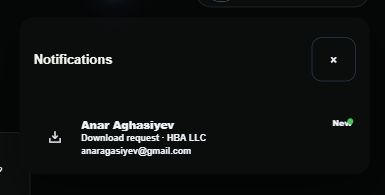
#> input picture design-qa-notification-cards.png, 385 x 195 px
$ python -i make-transparent-brand-assets.py   (imports and definitions only)
#> lines starting #> are read from the running program, lines starting #| are printed output that depends on the picture
from pathlib import Path

import numpy as np
from PIL import Image, ImageFilter


ROOT = Path(__file__).resolve().parents[1]
BRAND_DIR = ROOT / "assets" / "branding"


def remove_dark_matte(source: Path, destination: Path, light_mode=False) -> None:
#> called with source = '../design-qa-notification-cards.png', destination = 'out.png', light_mode = False
    image = Image.open(source).convert("RGB")
#> image is the input picture: PIL image 385x195 RGB; mean R, G, B 14.9, 17.1, 16.3
    rgb = np.asarray(image, dtype=np.float32)
    edge = np.median(rgb[:, -18:, :], axis=1)
#> edge = 195 rows, first 8: [5, 7, 6], [5, 7, 6], [5, 7, 6], [5, 7, 6], [5, 7, 6], [5, 7, 6], [5, 7, 6], [5, 7, 6]
    kernel = np.ones(31, dtype=np.float32) / 31.0
    padded = np.pad(edge, ((15, 15), (0, 0)), mode="edge")
#> padded = 225 rows, first 8: [5, 7, 6], [5, 7, 6], [5, 7, 6], [5, 7, 6], [5, 7, 6], [5, 7, 6], [5, 7, 6], [5, 7, 6]
    smooth_edge = np.column_stack(
        [np.convolve(padded[:, channel], kernel, mode="valid") for channel in range(3)]
    )
#> smooth_edge has the same summary as edge
    matte = smooth_edge[:, None, :]
#> matte has the same summary as edge
    delta = np.clip(rgb - matte, 0.0, 255.0)
    strength = delta.max(axis=2)

    # The supplied logo is rendered over a near-black/navy matte. Estimate
    # that matte row-by-row, build a feathered alpha channel from the visible
    # logo energy, then un-premultiply the edges for a clean transparent asset.
    t = np.clip((strength - 5.0) / 65.0, 0.0, 1.0)
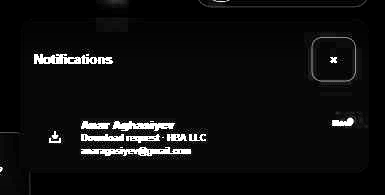
#> t: shape (195, 385) float32; min 0, max 1, mean 0.0585
    alpha = t * t * (3.0 - 2.0 * t)
    alpha[alpha < 0.025] = 0.0

    safe_alpha = np.maximum(alpha[..., None], 0.12)
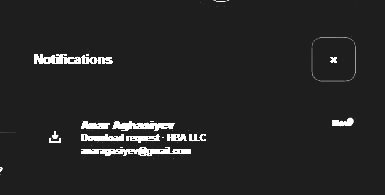
#> safe_alpha: shape (195, 385, 1) float32; min 0.12, max 1, mean 0.15
    foreground = np.clip(delta / safe_alpha, 0.0, 255.0)
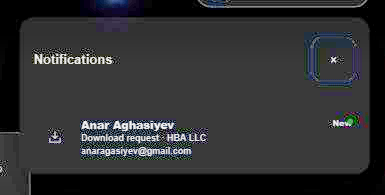
#> foreground: shape (195, 385, 3) float32; mean R, G, B 47.2, 48, 49.5
    foreground[alpha == 0.0] = 0.0
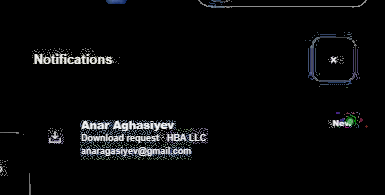
#> foreground: shape (195, 385, 3) float32; mean R, G, B 8.6, 9, 9.5
    if light_mode:
        peak = rgb.max(axis=2)
        spread = rgb.max(axis=2) - rgb.min(axis=2)
        neutral = (spread < 52.0) & (peak > 78.0) & (alpha > 0.08)
        yy, xx = np.indices(peak.shape)

        # Keep the source highlights inside the illustrated mark. Only the
        # neutral ATS lettering, divider, subtitle and TM become graphite on
        # the light canvas; RS keeps its supplied blue gradient.
        text_region = (
            ((xx >= 410) & (xx <= 815) & (yy >= 62) & (yy <= 248))
            | ((xx >= 400) & (xx <= 435) & (yy >= 72) & (yy <= 325))
            | ((xx >= 430) & (yy >= 245) & (yy <= 350))
            | ((xx >= 1040) & (yy >= 62) & (yy <= 130))
        )
        graphite = np.asarray((8, 13, 21), dtype=np.float32)
        foreground[neutral & text_region] = graphite

        # Preserve the supplied blue/cyan artwork and restore its glossy
        # highlights after matte removal without tinting the black lettering.
        coloured = (spread >= 52.0) & (alpha > 0.08)
        enhanced = np.clip(foreground * 1.13, 0.0, 255.0)
        highlight = (np.clip((peak - 150.0) / 105.0, 0.0, 1.0) * 0.16)[..., None]
        cyan_light = np.asarray((105, 235, 255), dtype=np.float32)
        enhanced = enhanced * (1.0 - highlight) + cyan_light * highlight
        foreground[coloured] = enhanced[coloured]

    rgba = np.dstack((foreground.astype(np.uint8), (alpha * 255.0).astype(np.uint8)))
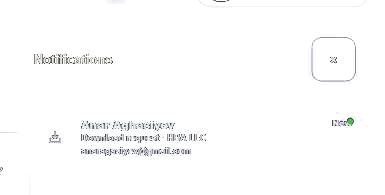
#> rgba: shape (195, 385, 4); mean R, G, B, A 8.6, 9, 9.4, 9.1; transparent parts drawn white
    result = Image.fromarray(rgba, "RGBA")
    if light_mode:
        coloured_alpha = np.where(coloured, alpha, 0.0)
        glow_mask = Image.fromarray((coloured_alpha * 255.0).astype(np.uint8), "L")
        wide = glow_mask.filter(ImageFilter.GaussianBlur(10)).point(lambda value: value * 0.2)
        close = glow_mask.filter(ImageFilter.GaussianBlur(4)).point(lambda value: value * 0.25)
        wide_glow = Image.new("RGBA", result.size, (20, 111, 238, 0))
        wide_glow.putalpha(wide)
        close_glow = Image.new("RGBA", result.size, (51, 205, 255, 0))
        close_glow.putalpha(close)
        result = Image.alpha_composite(Image.alpha_composite(wide_glow, close_glow), result)
    result.save(destination, optimize=True)


# [6 lines not run here, left out]

>>> result = remove_dark_matte('../design-qa-notification-cards.png', 'out.png')

$ run again, on qa-request-row-comparison.png
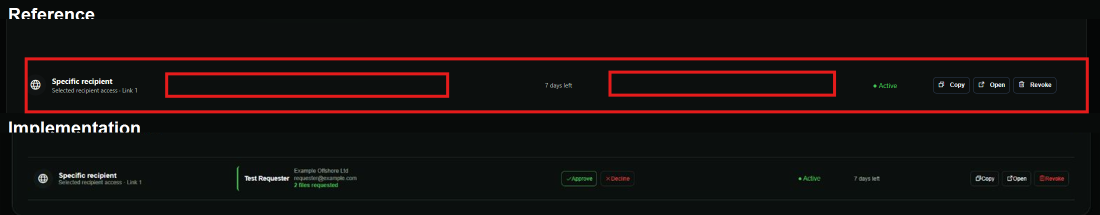
#> input picture qa-request-row-comparison.png, 2200 x 430 px (shown at 1/2 size)
#> edge = 430 rows, first 8: [8, 11, 10], [8, 11, 10], [8, 11, 10], [8, 11, 10], [8, 11, 10], [8, 11, 10], [8, 11, 10], [8, 11, 10]
#> padded = 460 rows, first 8: [8, 11, 10], [8, 11, 10], [8, 11, 10], [8, 11, 10], [8, 11, 10], [8, 11, 10], [8, 11, 10], [8, 11, 10]
#> smooth_edge has the same summary as edge
#> matte has the same summary as edge
#> in remove_dark_matte, `foreground = np.clip(delta / safe_alpha, 0.0, 255.0)`:
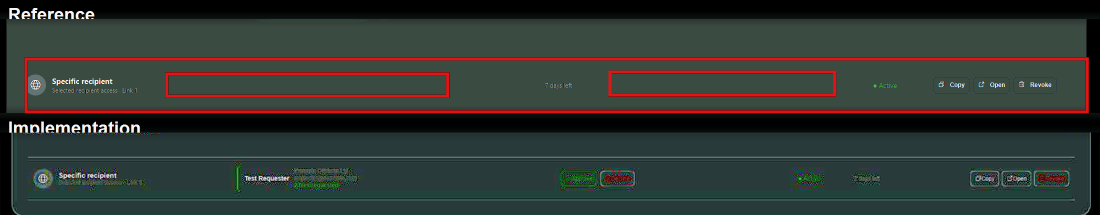
#> foreground: shape (430, 2200, 3) float32 (shown at 1/2 size); mean R, G, B 49.1, 55.2, 50.8
#> in remove_dark_matte, `rgba = np.dstack((foreground.astype(np.uint8), (alpha * 255.0).astype(..`:
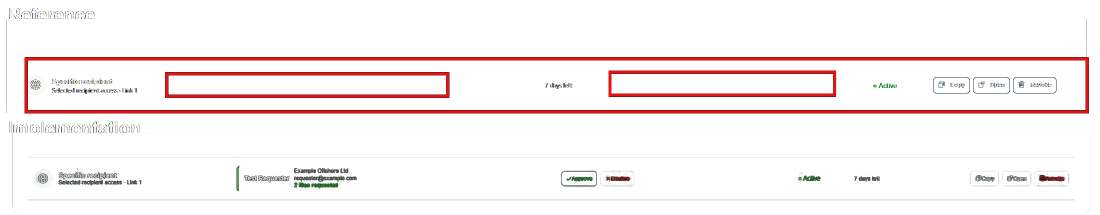
#> rgba: shape (430, 2200, 4) (shown at 1/2 size); mean R, G, B, A 13.9, 5.7, 5.5, 17.7; transparent parts drawn white

$ run again, on qa-request-row-dark.png
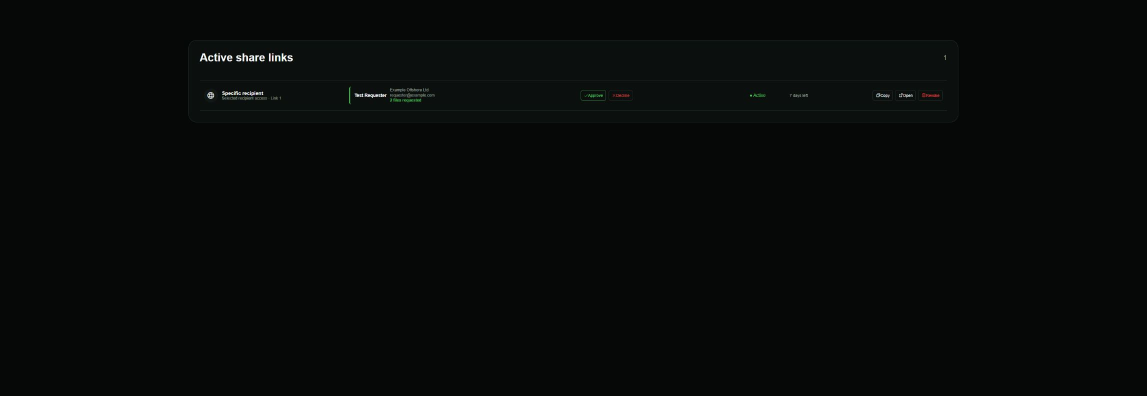
#> input picture qa-request-row-dark.png, 2293 x 791 px (shown at 1/2 size)
#> in remove_dark_matte, image is the input picture: PIL image 2293x791 RGB; mean R, G, B 7.1, 9.4, 8.4
#> edge = 791 rows, first 8: [6, 8, 7], [6, 8, 7], [6, 8, 7], [6, 8, 7], [6, 8, 7], [6, 8, 7], [6, 8, 7], [6, 8, 7]
#> padded = 821 rows, first 8: [6, 8, 7], [6, 8, 7], [6, 8, 7], [6, 8, 7], [6, 8, 7], [6, 8, 7], [6, 8, 7], [6, 8, 7]
#> smooth_edge has the same summary as edge
#> matte has the same summary as edge
#> in remove_dark_matte, `safe_alpha = np.maximum(alpha[..., None], 0.12)`:
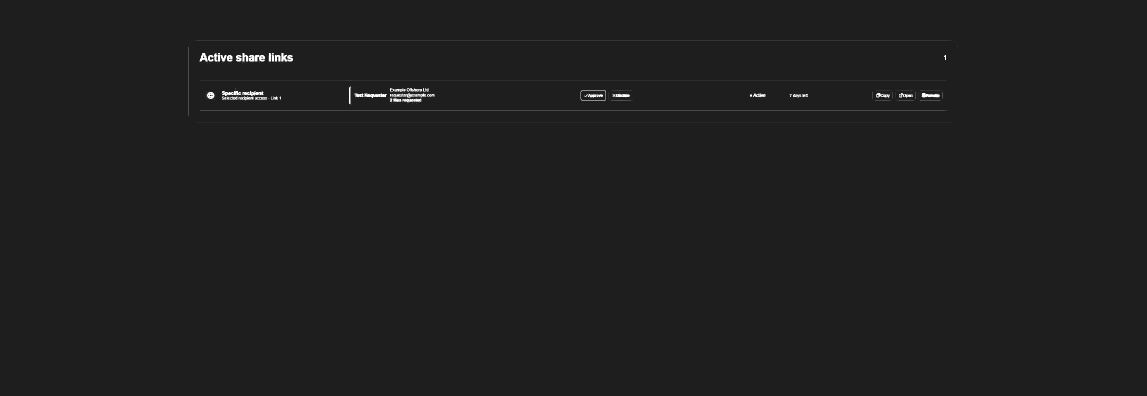
#> safe_alpha: shape (791, 2293, 1) float32 (shown at 1/2 size); min 0.12, max 1, mean 0.123
#> in remove_dark_matte, `rgba = np.dstack((foreground.astype(np.uint8), (alpha * 255.0).astype(..`:
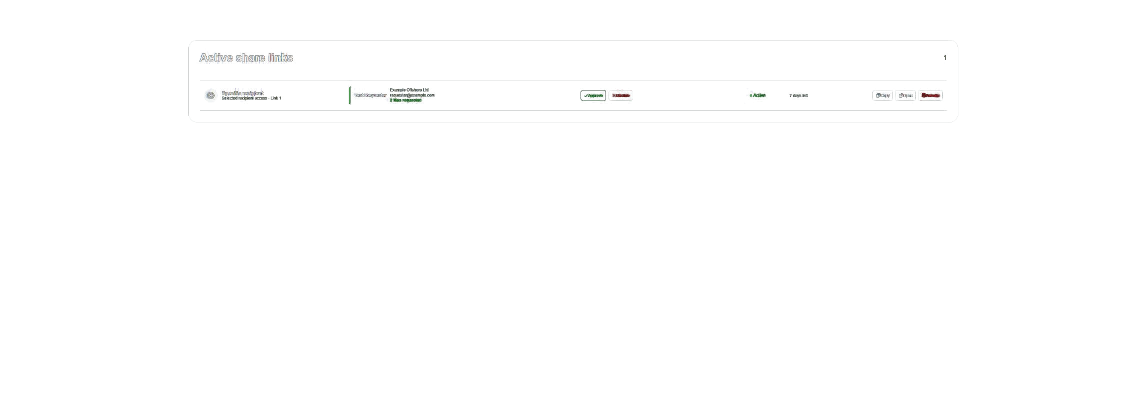
#> rgba: shape (791, 2293, 4) (shown at 1/2 size); mean R, G, B, A 0.9, 1.1, 1, 1.1; transparent parts drawn white

$ run again, on quick-actions-live-a3e8a86.png
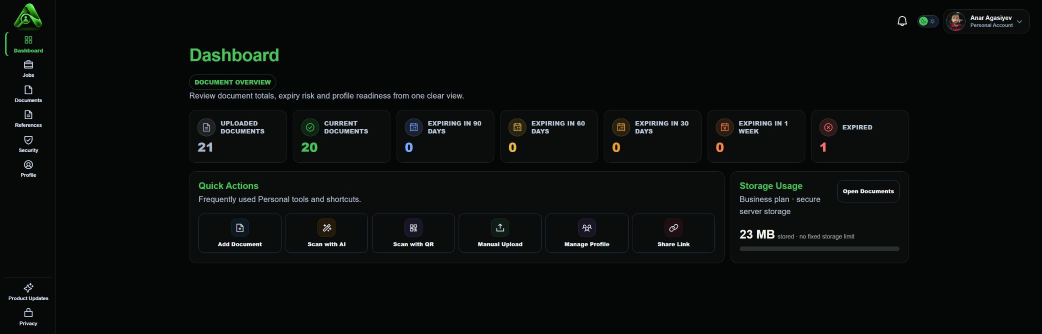
#> input picture quick-actions-live-a3e8a86.png, 2084 x 668 px (shown at 1/2 size)
#> in remove_dark_matte, image is the input picture: PIL image 2084x668 RGB; mean R, G, B 10.1, 12.7, 11.4
#> edge = 668 rows, first 8: [5, 7, 6], [5, 7, 6], [5, 7, 6], [5, 7, 6], [5, 7, 6], [5, 7, 6], [5, 7, 6], [5, 7, 6]
#> padded = 698 rows, first 8: [5, 7, 6], [5, 7, 6], [5, 7, 6], [5, 7, 6], [5, 7, 6], [5, 7, 6], [5, 7, 6], [5, 7, 6]
#> smooth_edge has the same summary as edge
#> matte has the same summary as edge
#> in remove_dark_matte, `safe_alpha = np.maximum(alpha[..., None], 0.12)`:
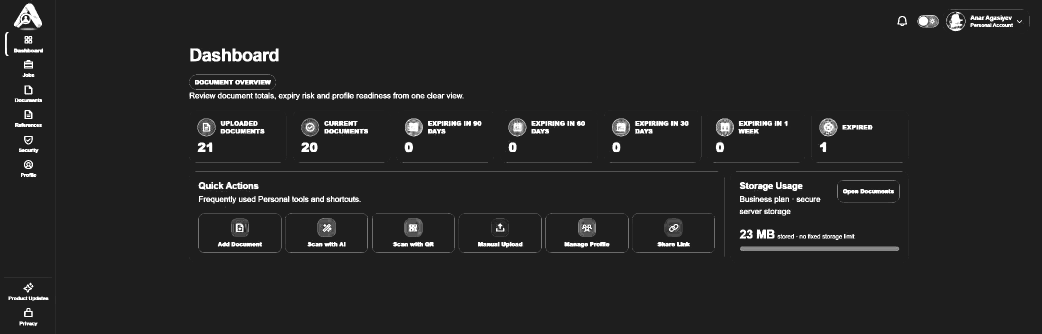
#> safe_alpha: shape (668, 2084, 1) float32 (shown at 1/2 size); min 0.12, max 1, mean 0.147
#> in remove_dark_matte, `rgba = np.dstack((foreground.astype(np.uint8), (alpha * 255.0).astype(..`:
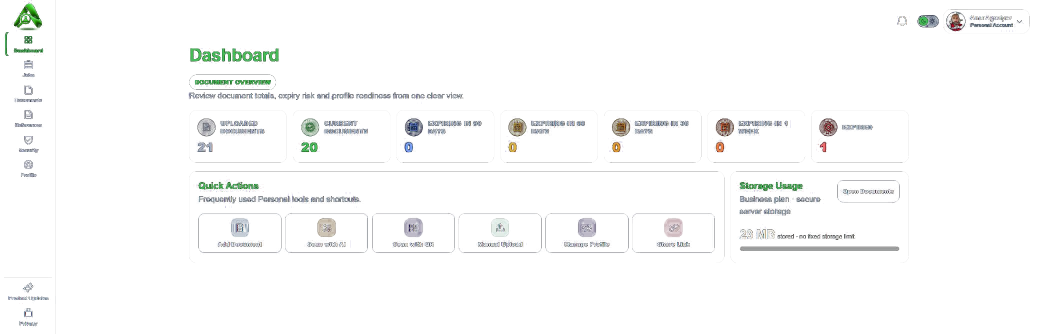
#> rgba: shape (668, 2084, 4) (shown at 1/2 size); mean R, G, B, A 5.7, 6.4, 6.4, 8.6; transparent parts drawn white
